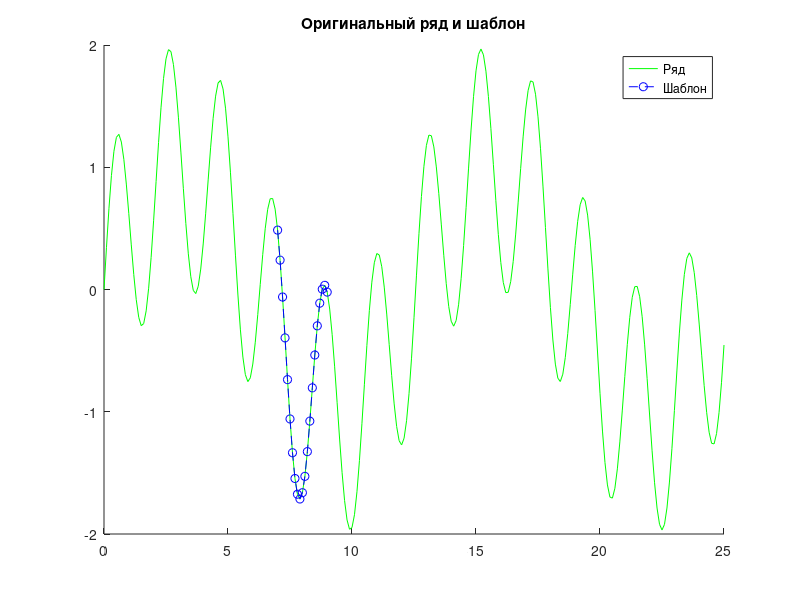

This figure's MATLAB source: (Note: this script raises an error after producing the figure.)
function task1
% Определяем синал и шаблон
clc; clear all; clf;
t = 0 : 0.1 : 25;
x = sin(t/2) + sin(3*t);
t_template = 7 : 0.1 : 9;
x_template = sin(t_template/2 ) + sin(3 * t_template);
figure;
hold all;
plot(t,x,'g', t_template, x_template, 'b--o');
title('Оригинальный ряд и шаблон');
legend('Ряд', 'Шаблон');
% Реализуем скользящую свертку
start_position = 1;
dot_results = [];
while (start_position + length(t_template) <= length(t))
    dot_results(start_position) = dot(x_template, x(start_position: (start_position + length(x_template) - 1)));
    start_position = start_position + 1;
end

[a,b] = max(dot_results);%максимум соответсвует концу шаблона
start_point = (b - length(t_template)) * 0.1;%начало шаблона в сигнале
xline(start_point);
end